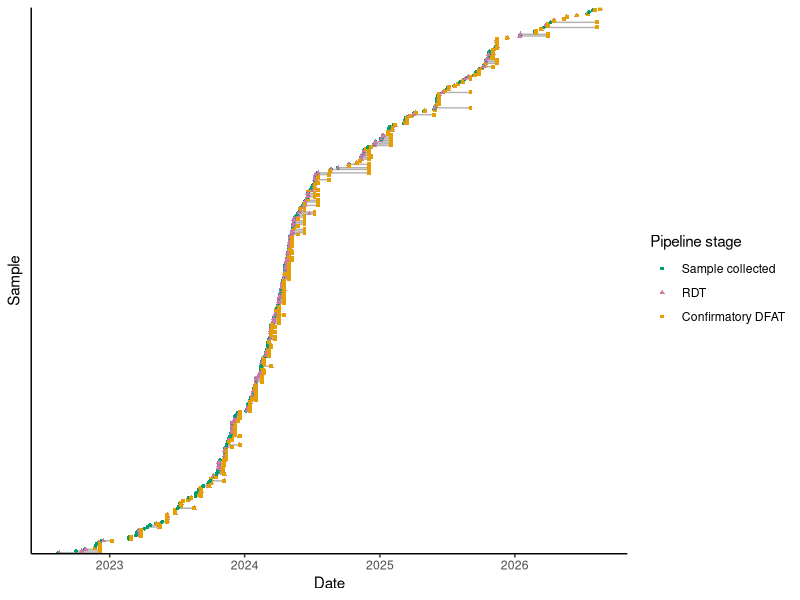
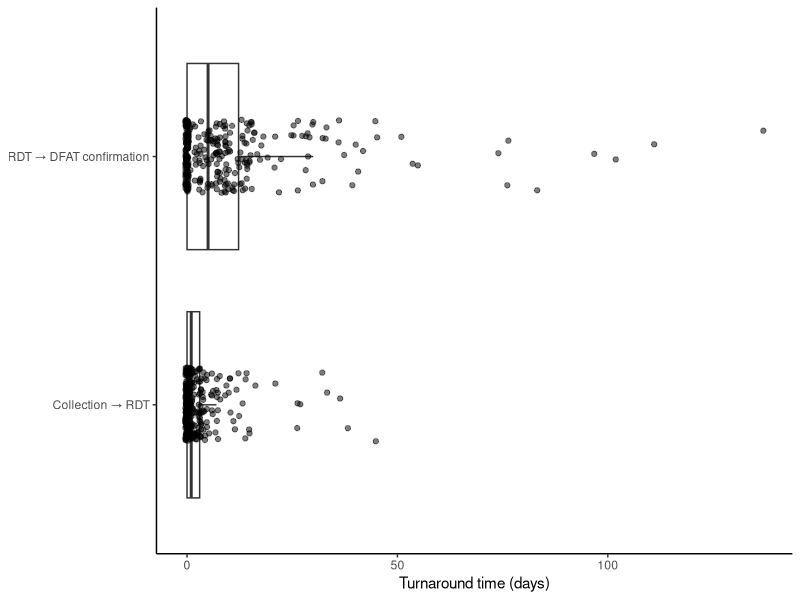

Write R code to recreate these figures, in order.
#--------------------------------------------------
# 1. Load packages
#--------------------------------------------------

library(tidyverse)
library(lubridate)


epi <- read_csv("processed/RDT_validation_cases.csv")
gen <- read_csv("raw/26aug26_Genomic_surveillance_R4B_sequencing_data - Clean_sequence_data.csv", show_col_types = FALSE)
names(epi); names(gen)

#--------------------------------------------------
# 2. PREP DATA
#--------------------------------------------------

# Remove columns that are completely empty
gen <- gen %>%
  select(where(~ !all(is.na(.))))

# Correct for matching issue, gen has 3 digit code, gen has 1-3 digit 
gen <- gen %>%
  mutate(
    prefix = str_extract(case_number, "^[A-Za-z]+-"),
    number = str_extract(case_number, "\\d+$"),
    case_number = paste0(prefix, str_pad(number, width = 3, pad = "0"))
  ) %>%
  select(-prefix, -number)

# Combine datsets based on case id
combined <- epi %>%
  left_join(gen, by = c("case_no" = "case_number"))
dim(combined)


#--------------------------------------------------
# 3. Collect dates for key points in pipeline
#--------------------------------------------------
# DATE_SAMPLE_COLLECTION - DATE_LAB_SUBMISSION_FORM - DATE_TESTS_PVO - DATE_TESTS_SPEEDIER - TESTS_RADDL_RDT - DATE_TESTS_RADDL - DATE_TESTS_RITM- Date_sequenced

# Split into:
# a. Date sample collected
# b. Date of RDT (1st performed across PVO/MAO/RADDL)
# c. Date of DFAT (either RADDL or RITM)

# All diag turnaround stats (not just sequenced cases)

tat <- combined %>%
  mutate(
    date_sample_collection = as.Date(date_sample_collection, format = "%m/%d/%y"),
    date_tests_pvo= as.Date(date_tests_pvo, format = "%m/%d/%y"),
    date_tests_mao = as.Date(date_tests_mao, format = "%m/%d/%y"),
    date_lab_submission_form = as.Date(date_lab_submission_form, format = "%m/%d/%y"),
    date_tests_speedier = as.Date(date_tests_speedier, format = "%m/%d/%y"),
    Date_test_RADDL = as.Date(Date_test_RADDL, format = "%m/%d/%y"),
    date_tests_ritm = as.Date(date_tests_ritm, format = "%m/%d/%y"),
    Date_sequenced = as.Date(Date_sequenced, format = "%d-%b-%y")
  ) %>%
  mutate(
    date_rdt = pmin(
      if_else(
        tests_pvo %in% c("RDT+", "RDT-"),
        date_tests_pvo,
        as.Date(NA)
      ),
      if_else(
        tests_mao %in% c("RDT+", "RDT-"),
        date_tests_mao,
        as.Date(NA)
      ),
      if_else(
        tests_raddl_rdt %in% c("RDT+", "RDT-"),
        date_tests_raddl,
        as.Date(NA)
      ),
      na.rm = TRUE
    ),
    
    date_dfat = pmin(
      if_else(
        tests_raddl_d_fat %in% c("dFAT+", "dFAT-"),
        date_tests_raddl,
        as.Date(NA)
      ),
      if_else(
        tests_ritm_d_fat %in% c("dFAT+", "dFAT-"),
        date_tests_ritm,
        as.Date(NA)
      ),
      na.rm = TRUE
    )
  )

#--------------------------------------------------
# Between each stage TATs
# Collection - RDT - DFAST
#--------------------------------------------------

tat <- tat %>%
  mutate(
    tat_collection_rdt =
      as.numeric(date_rdt - date_sample_collection),
    tat_rdt_dfat =
      as.numeric(  date_dfat  - date_rdt),
  )
#--------------------------------------------------
# TAT data in long format
#--------------------------------------------------
tat_long <- tat %>%
  select(
    case_no,
    tat_collection_rdt,
    tat_rdt_dfat
  ) %>%
  pivot_longer(
    cols = -case_no,
    names_to = "stage",
    values_to = "days"
  ) %>%
  mutate(
    stage = factor(
      stage,
      levels = c(
        "tat_collection_rdt",
        "tat_rdt_dfat"
      ),
      labels = c(
        "Collection → RDT",
        "RDT → DFAT confirmation"
      )
    )
  ) %>%
  group_by(stage) %>%
  filter(any(!is.na(days))) %>%
  ungroup()

# For now assume that cases where RDT results before collection date are incorrect and replace with 0 (just two cases)
tat_long$days[which(tat_long$days<0)]=0


# Individual sample timelines

timeline <- tat %>%
  select(
    case_no,
    date_sample_collection,
    date_rdt,
    date_dfat
  ) %>%
  pivot_longer(
    cols = -case_no,
    names_to = "stage",
    values_to = "date"
  ) %>%
  filter(!is.na(date)) %>%
  mutate(
    stage = factor(
      stage,
      levels = c(
        "date_sample_collection",
        "date_rdt",
        "date_dfat"
      ),
      labels = c(
        "Sample collected",
        "RDT",
        "Confirmatory DFAT"
      )
    )
  )


# Plot individual sample timelines

# first order by collection dates
timeline <- timeline %>%
  group_by(case_no) %>%
  mutate(
    collection_date = min(date, na.rm = TRUE)
  ) %>%
  ungroup() %>%
  mutate(
    case_no = reorder(case_no, collection_date)
  )


nrow(timeline)
# 933 stages recorded

n_distinct(timeline$case_no)
# 319 unique samples

# then plot
ggplot(
  timeline,
  aes(x = date, y = case_no, group = case_no)
) +
  geom_line(alpha = 0.3) +
  geom_point(aes(shape = stage, col = stage), size = 1) +
  scale_colour_manual(
    values = c(
      "Sample collected" = "#009E73",
      "RDT" = "#CC79A7",
      "Confirmatory DFAT" = "#E69F00"
    )
  ) +
  labs(
    x = "Date",
    y = "Sample",
    colour = "Pipeline stage",
    shape = "Pipeline stage"
  ) +
  theme_classic()+
  theme(
    axis.text.y = element_blank(),
    axis.ticks.y = element_blank()
  )

tat_summary <- tat_long %>%
  group_by(stage) %>%
  summarise(
    n = sum(!is.na(days)),
    median = median(days, na.rm = TRUE),
    mean = mean(days, na.rm = TRUE),
    IQR = IQR(days, na.rm = TRUE),
    SD = sd(days, na.rm = TRUE),
    min = min(days, na.rm = TRUE),
    max = max(days, na.rm = TRUE),
    .groups = "drop"
  )


tat_summary

# Plot TAT between stages

ggplot(tat_long, aes(x = stage, y = days)) +
  geom_boxplot(outlier.shape = NA, na.rm = TRUE) +
  geom_jitter(
    width = 0.15,
    alpha = 0.5,
    na.rm = TRUE
  ) +
  coord_flip() +
  labs(
    x = NULL,
    y = "Turnaround time (days)"
  ) +
  theme_classic()
